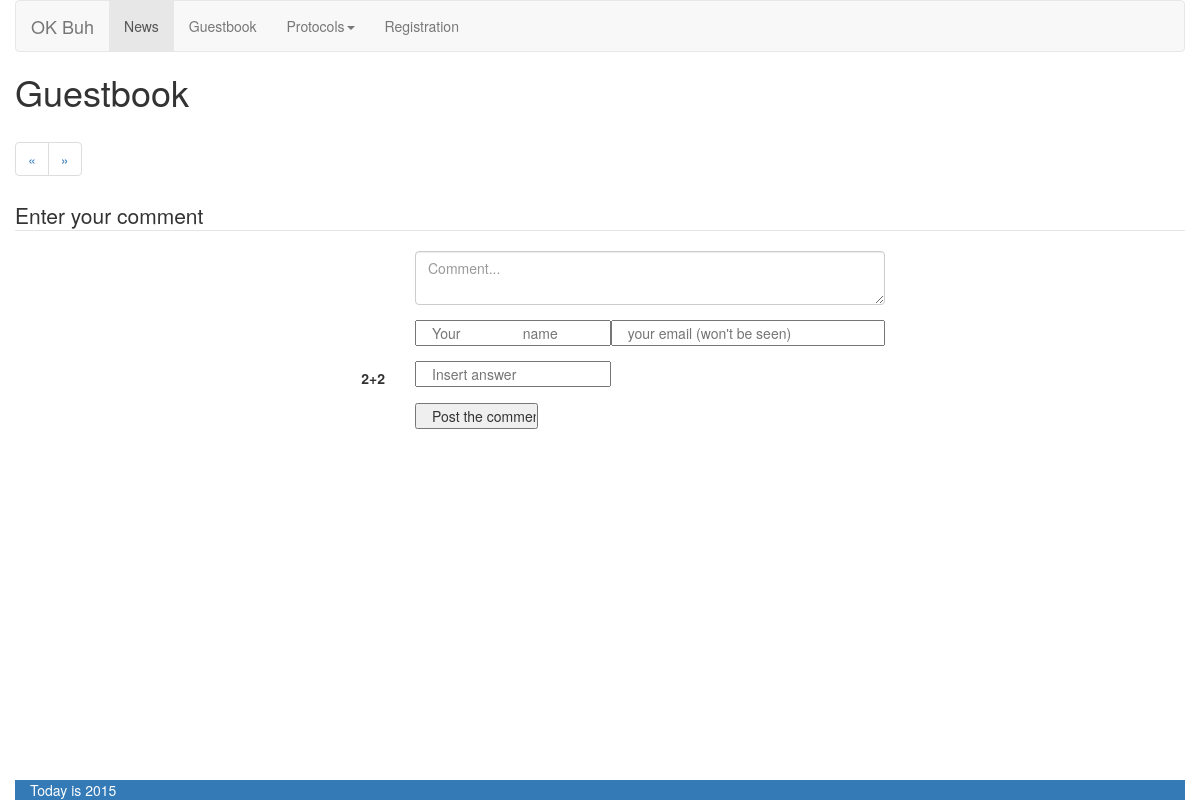
Page /guestbook on the earlier database version.
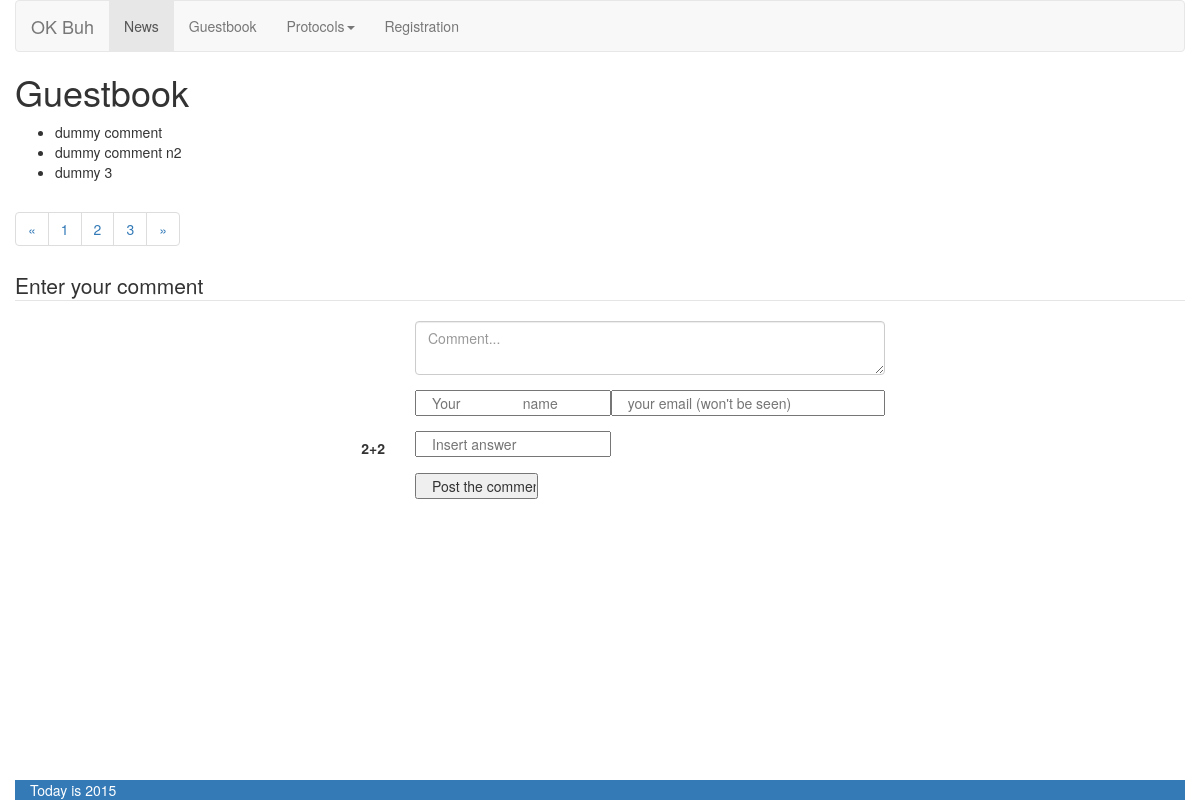
Same page on the later database version.
### tables this page shows
CREATE TABLE `buh_comments` (
  `id_comment` int(11) NOT NULL AUTO_INCREMENT,
  `author_name` varchar(45) NOT NULL,
  `author_email` varchar(45) NOT NULL,
  `date_time` timestamp NOT NULL DEFAULT CURRENT_TIMESTAMP,
  `text` text NOT NULL,
  `is_deleted` enum('0','1') NOT NULL DEFAULT '0' COMMENT '0-visible, 1-invisible',
  PRIMARY KEY (`id_comment`)
);

### inc/View.php (called while the page is built, shortened)
<?php
class View
{
    public function render($tplName)
    {
        $area = '';
        $pageCur = 1;
        include 'inc/views/pages/' . $tplName . '.php';
    }
    public static function lang($label)
    {
        return $label;
    }
    public static function generateLink(array $params)
    {
        $address = implode('/', $params);
        return BASE_URL . "/$address";
    }
}

### inc/controllers/GuestbookController.php (called while the page is built, shortened)
<?php
class GuestbookController extends Controller
{
    public function defaultAction()
    {
        $this->view->comments = GuestbookModel::getMessages();
        $this->view->pagesNum = GuestbookModel::countMessages();
        $this->view->render('guestbook');
    }
}

### index.php (called while the page is built)
<?php
include 'config.php';
new Router();

### config.php (called while the page is built, shortened)
<?php
function autoload($classname) {
    $clsFile = __DIR__.DS.CLS_DIR.DS.$classname.'.php';
    $clsFileUtils = __DIR__.DS.CLS_DIR.DS.'utils'.DS.$classname.'.php';
    $clsFileModel = __DIR__.DS.CLS_DIR.DS.'models'.DS.$classname.'.php';
    $clsFileController = __DIR__.DS.CLS_DIR.DS.'controllers'.DS.$classname.'.php';
    if(file_exists($clsFile)) {
        return true;
    } elseif (file_exists($clsFileUtils)) {
        return true;
    } elseif(file_exists($clsFileModel)) {
        return true;
    } elseif (file_exists($clsFileController)) {
        require_once $clsFileController;
        return true;
    }
    return false;
}

### inc/utils/DB.php (called while the page is built, shortened)
<?php
class DB extends PDO{
    protected static $_instance;
    public static function getInstance() {
        if (self::$_instance === null) {
            self::$_instance = new self;
        }
        return self::$_instance;
    }
}

### inc/models/GuestbookModel.php (called while the page is built, shortened)
<?php
class GuestbookModel extends Model
{
    public static function getMessages()
    {
        $sth = DB::getInstance()->prepare('SELECT * FROM `buh_comments`');
        $sth->execute();
        $list = $sth->fetchAll();
        return $list;
    }
}

### inc/views/pages/guestbook.php (the view)
<?php require 'inc/views/divs/header.php' ?>
    <h1><?= View::lang('Guestbook') ?></h1>
    <ul><?php foreach ($this->comments as $comment) { ?>
            <li>
                <div id="<?= $comment['id_comment'] ?>"><?= $comment['text'] ?></div>
            </li>
        <?php } ?>
    </ul>
<?php
require 'inc/views/divs/paginator.php';
require 'inc/views/forms/form_add_comment.php';
require 'inc/views/divs/footer.php' ?>

### inc/views/divs/paginator.php
<nav>
    <ul class="pagination">
        <li>
            <a href="<?= View::generateLink(array($area, $pageCur - 1)) ?>" aria-label="<?= View::lang
            ('Previous') ?>">
                <span aria-hidden="true">&laquo;</span>
            </a>
        </li>
        <?php for ($page = 1; $page <= $this->pagesNum; $page++) { ?>
            <li><a href="<?= View::generateLink(array($area, $page)) ?>"><?= $page ?></a></li>
        <?php } ?>
        <li>
            <a href="<?= View::generateLink(array($area, $pageCur + 1)) ?>" aria-label="<?= View::lang('Next')
            ?>">
                <span aria-hidden="true">&raquo;</span>
            </a>
        </li>
    </ul>
</nav>

Differences in the rows shown:
added buh_comments: text "dummy comment"
added buh_comments: text "dummy comment n2"
added buh_comments: text "dummy 3"
Other differences:
new list line: "1"
new list line: "2"
new list line: "3"
